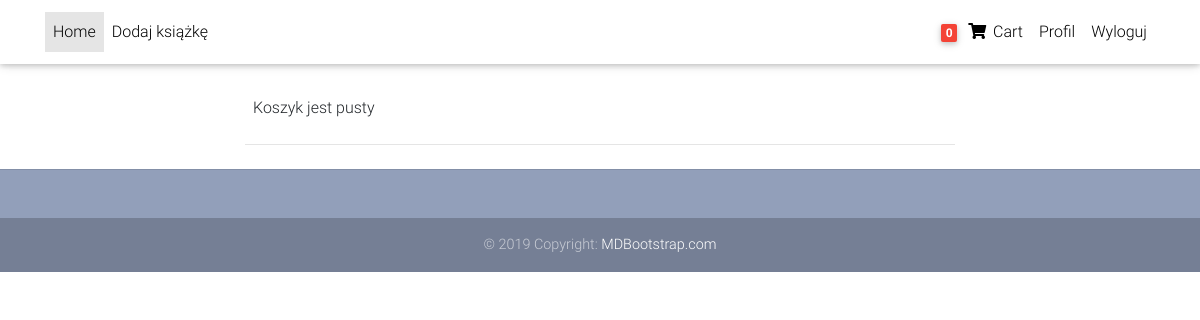
Page /cart/ (signed in) on the earlier database version.
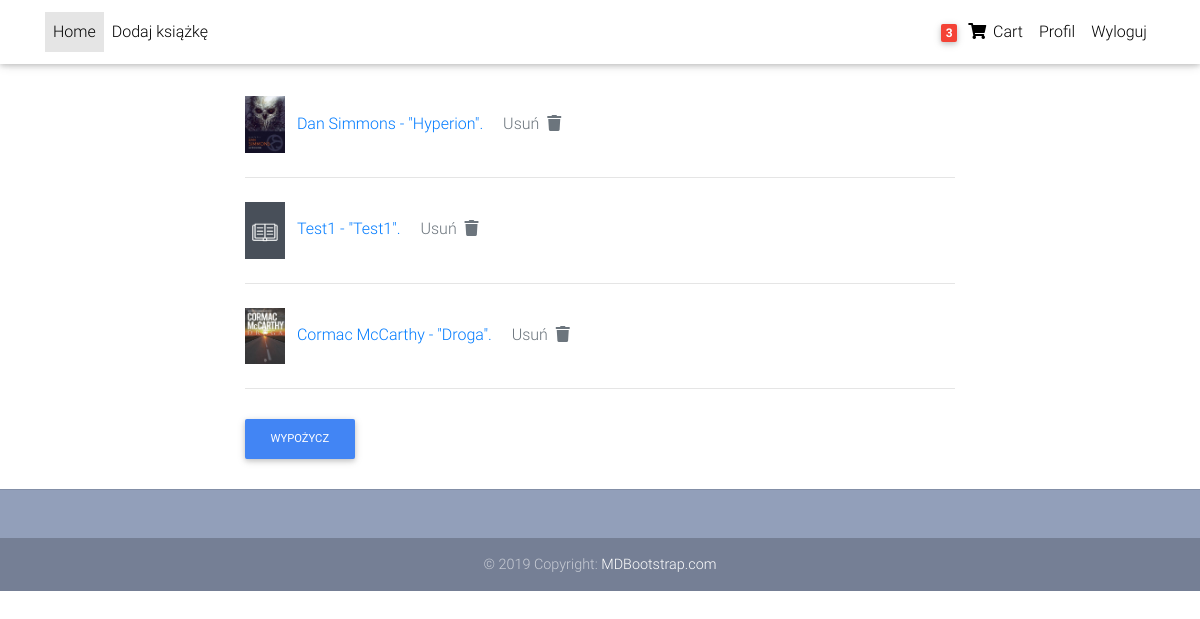
Same page on the later database version.
### wypozyczalnia/models.py (models this page shows, shortened)
class Order(models.Model): # to jest lista wszystkich wypozyczeń użytkownika???? Historia wypozyczeń ??
    user = models.ForeignKey(User, on_delete=models.CASCADE)  # nie wiem czy tak jest dobrze? User czy Profile?
    ordered = models.BooleanField(default=False)
    ordered_date = models.DateTimeField()
    items = models.ManyToManyField(OrderItem)

class OrderItem(models.Model): # to jest konkretna jedna książka, którą użytkownik wypozycza?
    user = models.ForeignKey(User, on_delete=models.CASCADE)
    ordered = models.BooleanField(default=False)
    item = models.ForeignKey(Book, on_delete=models.CASCADE) # czy usunięcie książki z koszyka nie spowoduje usunięcie ksiązki z bazy dancyh?
    quantity = models.IntegerField(default=1)
    def __str__(self):
        return f'{self.item.author} - "{self.item.title}".'

class Book(models.Model):
    title = models.CharField(max_length=200)
    author = models.CharField(max_length=200)
    description = models.TextField()
    pages = models.CharField(max_length=50)
    image = models.ImageField(default='default.jpg', upload_to='book_images')
    copies = models.IntegerField()
    category = models.ForeignKey(Category, on_delete=models.CASCADE)
    slug = models.SlugField(max_length=200, unique=True)

### wypozyczalnia/views.py (the view)
# urls.py: path('cart/', cart_view, name='cart-view'),
@login_required
def cart_view(request):
    order = Order.objects.get(user=request.user)
    items = order.items.all()
    items_count = order.items.count()
    context = {
        'items': items,
        'items_count': items_count,
    }
    return render(request, 'wypozyczalnia/cart_test.html', context)

### wypozyczalnia/templatetags/cart_template_tags.py (called while the page is built)
@ register.filter
def cart_count(user):
    if user.is_authenticated:
        order_qs = Order.objects.filter(user=user, ordered=False)
        if order_qs.exists():
            order = order_qs[0]
            return order.items.count()
    return 0

### wypozyczalnia/templates/wypozyczalnia/cart_test.html
{% extends 'wypozyczalnia/base.html' %}
{% block content %}
<main>
    <div class="container">
        {% for item in items %}
            <div class="col-8 offset-2 mt-2">
                <img width="40px" src="{{ item.item.image.url }}">
                <a class="ml-2" href="{% url 'book-detail' item.item.slug %}">{{ item }}</a>
                <a  class="text-muted ml-3" href="{% url 'remove-from-cart' item.item.slug %}">Usuń
                  <i class="fas fa-trash ml-1"></i>
                </a>
                <hr class="my-4">
            </div>
        {% endfor %}
        {% if items.count > 0 %}
            <div class="col-8 offset-2 mt-4">
                 <a class="btn btn-primary btn-md ml-0 p" href="">wypożycz
                </a>
            </div>
        {% else %}
            <div class="col-8 offset-2 mt-2">
                <span class="ml-2" >Koszyk jest pusty</span>
                <hr class="my-4">
            </div>
        {% endif %}
    </div>
</main>
{% endblock content %}

### wypozyczalnia/templates/wypozyczalnia/base.html (shortened to what this page needs)
{% load static %}
{% load cart_template_tags %}
<!DOCTYPE html>
<html lang="en">
<head>
  <link rel="stylesheet" href="https://use.fontawesome.com/releases/v5.11.2/css/all.css">
  <link href="{% static 'wypozyczalnia/css/bootstrap.min.css' %}" rel="stylesheet">
  <link href="{% static 'wypozyczalnia/css/mdb.min.css' %}" rel="stylesheet">
  <link href="{% static 'wypozyczalnia/css/style.min.css' %}" rel="stylesheet">
</head>
<body>
    <nav class="navbar fixed-top navbar-expand-lg navbar-light white scrolling-navbar">
    <div class="container">
      <div class="collapse navbar-collapse" id="navbarSupportedContent">
        <ul class="navbar-nav mr-auto">
          <li class="nav-item active">
            <a class="nav-link waves-effect" href="{% url 'home' %}">Home
            </a>
            {% if user.is_superuser %}
                <li class="nav-item">
                    <a class="nav-link waves-effect" href="{% url 'book-add' %}">Dodaj książkę</a>
                </li>
            {% endif %}
          </li>
        </ul>
        <ul class="navbar-nav nav-flex-icons">
            {% if user.is_authenticated %}
                <li class="nav-item">
                    <a class="nav-link waves-effect" href="{% url 'cart-view' %}">
                    <span class="badge red z-depth-1 mr-1">
                        {{ request.user|cart_count }}
                    </span>
                    <i class="fas fa-shopping-cart"></i>
                    <span class="clearfix d-none d-sm-inline-block"> Cart </span>
                    </a>
                </li>
                <li class="nav-item">
                    <a class="nav-link waves-effect" href="{% url 'profile-view' %}">Profil</a>
                </li>
                <li class="nav-item">
                    <a class="nav-link waves-effect" href="{% url 'logout' %}">Wyloguj</a>
                </li>
            {% endif %}
        </ul>
      </div>
    </div>
    </nav>
    {% if messages %}
        {% for message in messages %}
        <div class="container pt-5">
            <div class="alert alert-{{ message.tags }} mt-5">
                {{ message }}
            </div>
        </div>
        {% endfor %}
    {% else %}
        <div class="container pt-5">
        </div>
    {% endif %}
    {% block content %}{% endblock %}
  <footer class="page-footer text-center font-small mt-4 wow fadeIn">
    <hr class="my-4">
    <div class="pb-4">
    </div>
    <div class="footer-copyright py-3">
      © 2019 Copyright:
      <a href="https://mdbootstrap.com/education/bootstrap/" target="_blank"> MDBootstrap.com </a>
    </div>
  </footer>
</body>
</html>

Differences in the rows shown:
added OrderItem: item.image (picture), item.title "Dan Simmons - \"Hyperion\"."
added OrderItem: item.image (placeholder picture), item.title "Test1 - \"Test1\"."
added OrderItem: item.image (picture), item.title "Cormac McCarthy - \"Droga\"."
Other differences:
{{ request.user|cart_count }}: "0" → "3"
text no longer shown: "Koszyk jest pusty"
text now shown: "WYPOŻYCZ"
